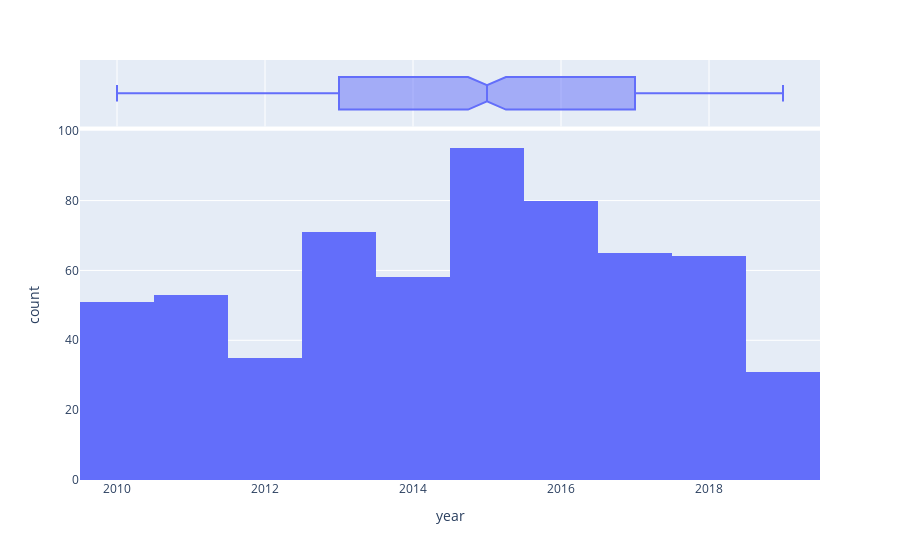

Write notebook code for a chart like this one.
### Code cell
fig6 = px.histogram(df, x="year", marginal="box")
fig6.show()

### Figure 1 — Plotly figure (JSON) as saved in the notebook; plotly's stock layout.template omitted (floating-point values rounded to 4 significant figures; data arrays with more than 128 entries replaced by an {"elided": "..."} marker saying what was removed)
{"data": [{"alignmentgroup": "True", "bingroup": "x", "hovertemplate": "year=%{x}<br>count=%{y}<extra></extra>", "legendgroup": "", "marker": {"color": "#636efa", "pattern": {"shape": ""}}, "name": "", "offsetgroup": "", "orientation": "v", "showlegend": false, "type": "histogram", "x": {"elided": "603 int values"}, "xaxis": "x", "yaxis": "y"}, {"alignmentgroup": "True", "hovertemplate": "year=%{x}<extra></extra>", "legendgroup": "", "marker": {"color": "#636efa"}, "name": "", "notched": true, "offsetgroup": "", "showlegend": false, "type": "box", "x": {"elided": "603 int values"}, "xaxis": "x2", "yaxis": "y2"}], "layout": {"barmode": "relative", "legend": {"tracegroupgap": 0}, "margin": {"t": 60}, "xaxis": {"anchor": "y", "domain": [0, 1], "title": {"text": "year"}}, "xaxis2": {"anchor": "y2", "domain": [0, 1], "matches": "x", "showgrid": true, "showticklabels": false}, "yaxis": {"anchor": "x", "domain": [0, 0.8316], "title": {"text": "count"}}, "yaxis2": {"anchor": "x2", "domain": [0.8416, 1], "matches": "y2", "showgrid": false, "showline": false, "showticklabels": false, "ticks": ""}}}
